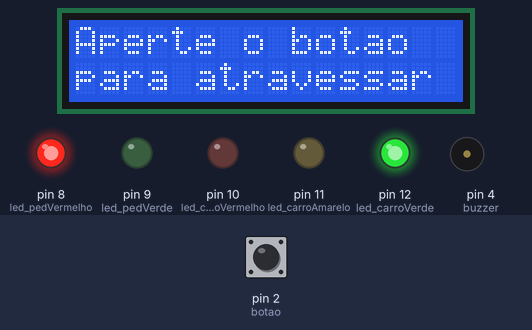
Recording of a sketch running on a simulated Arduino Uno, built with avr-gcc and run on an emulated ATmega328P. On the bench: 16×2 character LCD, output pins drawn as LEDs (lit = HIGH), buzzer (waves = sounding, pin HIGH). The test bench sets the inputs (shaded band); at power-on: pin 2 (botao) LOW.

Above: at 1.2 s.
1.3 s: pin 2 (botao) pulled HIGH for 0.15 s
At 14.0 s:
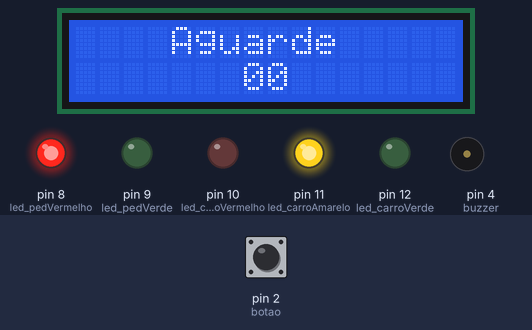
At 16.6 s:
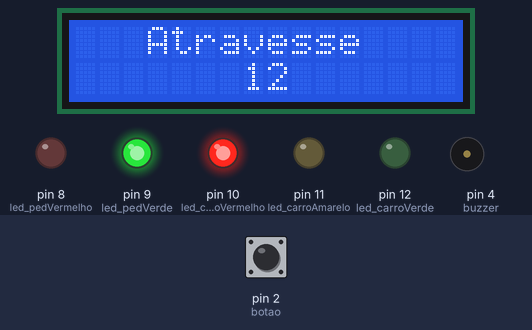
Timing chart, 0 to 16.8 s (numbered marks = the images above; inputs shaded):
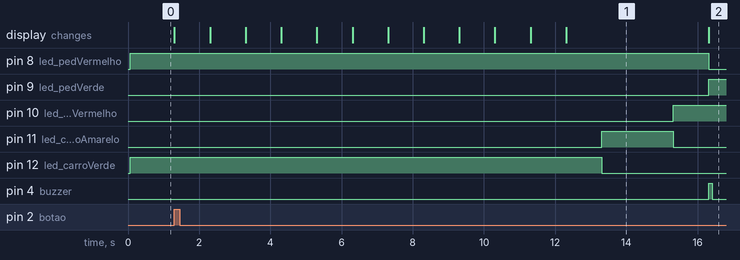

Measured:
- after the input at 1.3 s, pin 8 (led_pedVermelho): HIGH → LOW after 15.0 s; pin 9 (led_pedVerde): LOW → HIGH after 15.0 s
- what the display in image 1 shows lasts 4.0 s, from 12.3 s to 16.3 s

The sketch:

Semaforo_Iterativo.ino
```cpp
#include <LiquidCrystal.h>

/* Definição dos pinos usados */
int led_carroVerde = 12;
int led_carroAmarelo = 11;
int led_carroVermelho = 10;
int led_pedVerde = 9;
int led_pedVermelho = 8;
int botao = 2;
int buzzer = 4;
LiquidCrystal lcd(0, 1, 3, 5, 6, 7);

/* Definição de variáveis auxiliares */
int EstadoBotao = 0;
unsigned long tempo_espera;
const unsigned int delayAcionamentoImediato = 20000; // delay (milliseg) necessario esperar para o acionamento imadiato
const unsigned int tempo_aguardeParaAtravessar = 11;  // tempo (seg) que os pedestres devem aguardar para mudanca do semaforo no acionamento retardado
const unsigned int tempo_travessiaPedestres = 12;    // tempo que os pedestres tem para atravessar em seg

void acionaSemaforo () {
  /* Ciclo de Abertura e Fechamento do Semaforo
   * Semaforo para carros fecha -> Semaforo para pedestres abre
   * Semaforo para pedestres fecha -> Semaforo para carros abre
   */
  digitalWrite (led_carroVerde, LOW);
  digitalWrite (led_carroAmarelo, HIGH);  // sinal amarelo pra carros por 2seg
  delay(2000);
  digitalWrite (led_carroAmarelo, LOW);
  digitalWrite (led_carroVermelho, HIGH); // sinal de carros muda para vermelho
  delay(1000);                            // sinal de pedestres abrira 1seg após sinal de carros fechar
  atravessar();
  mudatempo(0);   // sinal de pedestres ira fechar
  digitalWrite (led_pedVerde, LOW);
  digitalWrite (led_pedVermelho, HIGH); //sinal de pedestres fecha
  lcd.clear();                          //retira a mensagem de atravessar
  lcd.setCursor(7,1);  lcd.print("00"); //e exibe apenas o tempo 00
  delay(1000);
  digitalWrite (led_carroVermelho, LOW);
  digitalWrite (led_carroVerde, HIGH); //sinal de carros abre
  tempo_espera = millis();
}

void atravessar() {
  /* Ciclo de Abertura e Fechamento do Semaforo de Pedestres */
  digitalWrite (led_pedVermelho, LOW);
  digitalWrite (led_pedVerde, HIGH);    // semaforo de pedestres abre
  lcd.setCursor(3,0);
  lcd.print("Atravesse");     // exibe mensagem "Atrevesse"

  for (int tempo = tempo_travessiaPedestres; tempo > 5; tempo--) {
    mudatempo(tempo);
    digitalWrite (buzzer, HIGH); delay(100);
    digitalWrite (buzzer, LOW);
    delay(900);
  }

  mudatempo(5);               // exibe mensagem que falta 5 seg para fechar o sinal de pedestres
  for (int y=0; y<15; y++) {  // luz verde pedestre aceso constante e buzzer apita por 3 seg
    digitalWrite (buzzer, HIGH); delay(100);
    digitalWrite (buzzer, LOW);  delay(100);
    if (y == 4)
    {    mudatempo(4);    } //falta 4seg para fechar o sinal de pedestres
    if (y == 9)
    {    mudatempo(3);    } //falta 3seg para fechar o sinal de pedestres
  }
  mudatempo(2);             // falta 2seg para fechar o sinal de pedestres
  for (int x=0; x<5; x++) {
    // pisca luz verde de pedestre e buzzer acelerado por 2 seg
    digitalWrite (led_pedVerde, LOW);
    buzzerAltaFrequencia();
    if (x == 2) {    mudatempo(1);    } // falta 1seg para fechar o sinal de pedestres
    digitalWrite (led_pedVerde, HIGH);
    buzzerAltaFrequencia();
  }
}

void buzzerAltaFrequencia() {
  // loop de 0.2seg total
  for (int z=0; z<2; z++) {
    digitalWrite (buzzer, HIGH); delay(50);
    digitalWrite (buzzer, LOW);  delay(50);
  }
}

void mudatempo(int tempo) {
  /* Funcao que exibe no display o tempo */
  if (tempo >=10) {
    lcd.setCursor(7,1);
    lcd.print(tempo);
  } else {
    lcd.setCursor(7,1);
    lcd.print("0");
    lcd.setCursor(8,1);
    lcd.print(tempo);
  }
}


/***** Funções Setup e Loop *****/
void setup() {
  pinMode (led_carroVerde, OUTPUT);
  pinMode (led_carroAmarelo, OUTPUT);
  pinMode (led_carroVermelho, OUTPUT);
  pinMode (led_pedVerde, OUTPUT);
  pinMode (led_pedVermelho, OUTPUT);
  pinMode (botao, INPUT);
  pinMode (buzzer, OUTPUT);
  lcd.begin(16, 2);

  digitalWrite (led_carroVerde, HIGH);
  digitalWrite (led_pedVermelho, HIGH);
}

void loop () {
  // exibe a mensagem no display "Aperte o botao para atravessa"
  lcd.setCursor(0,0);
  lcd.print("Aperte o botao");
  lcd.setCursor(0,1);
  lcd.print("para atravessar");

  EstadoBotao = digitalRead(botao);
  if (EstadoBotao == HIGH && millis()-tempo_espera >= delayAcionamentoImediato) {
    /* Acionamento Imediato
     * aciona o ciclo de mudança das luzes do semaforo imediatamente
     */
    lcd.clear();
    lcd.setCursor(4,0);
    lcd.print("Aguarde"); // exibe mensagem "Aguarde"
    acionaSemaforo();     // mudanca de luzes
  }
  else if (EstadoBotao == HIGH && millis()-tempo_espera < delayAcionamentoImediato) {
    /* Acionamento Retardado
     * ciclo do semaforo foi realizado recentemente, logo deve-se esperar um periodo para que se inicie novamente
     */
    lcd.clear();          // limpa a mensagem "aperte um botao para atravessar"
    lcd.setCursor(4,0);
    lcd.print("Aguarde"); // exibe mensagem "Aguarde"
    for (int tempo = tempo_aguardeParaAtravessar; tempo >= 0; tempo--) {
      mudatempo(tempo);
      delay(1000);
    }
    acionaSemaforo();     // mudanca de luzes
  }
}
```
